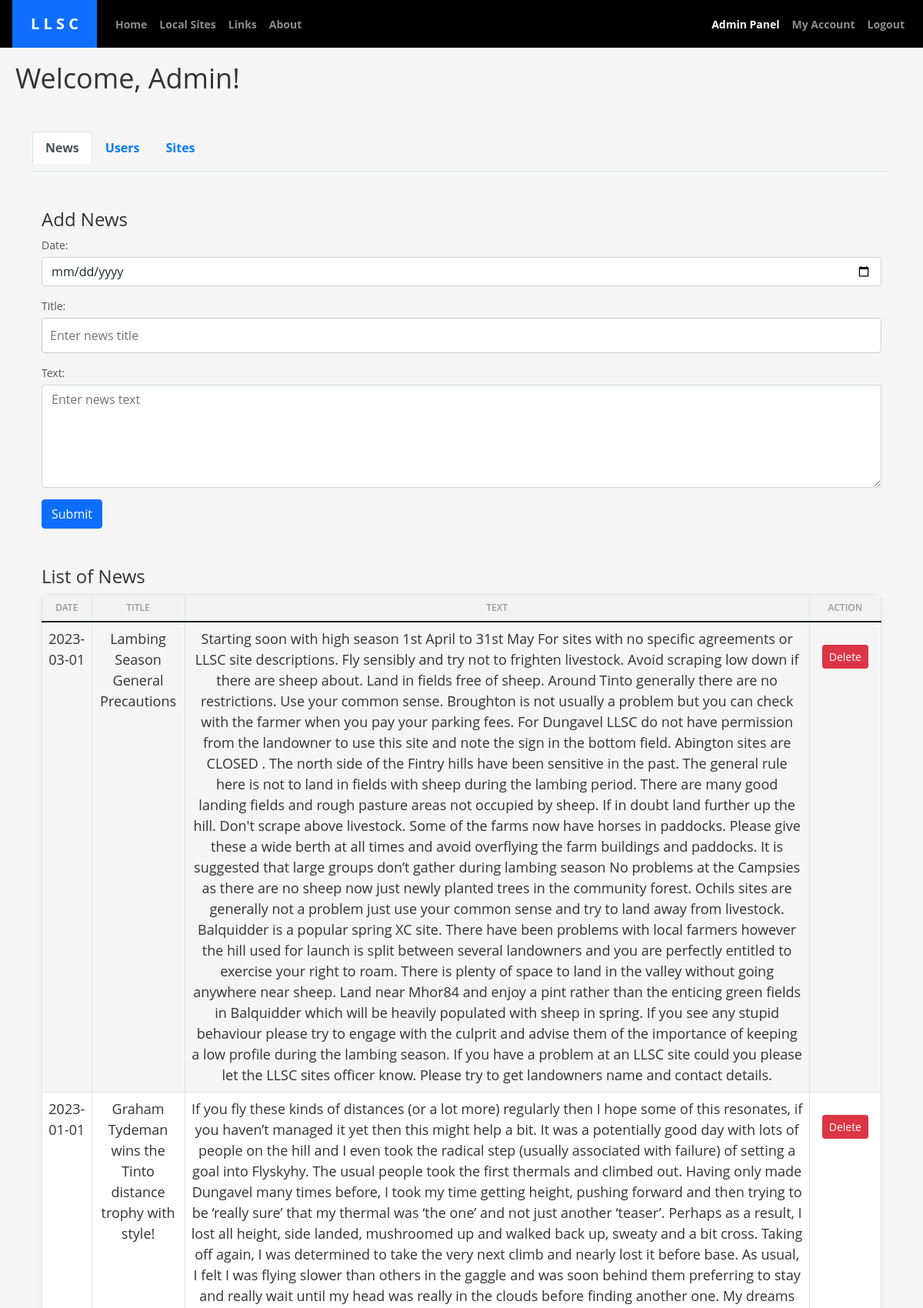
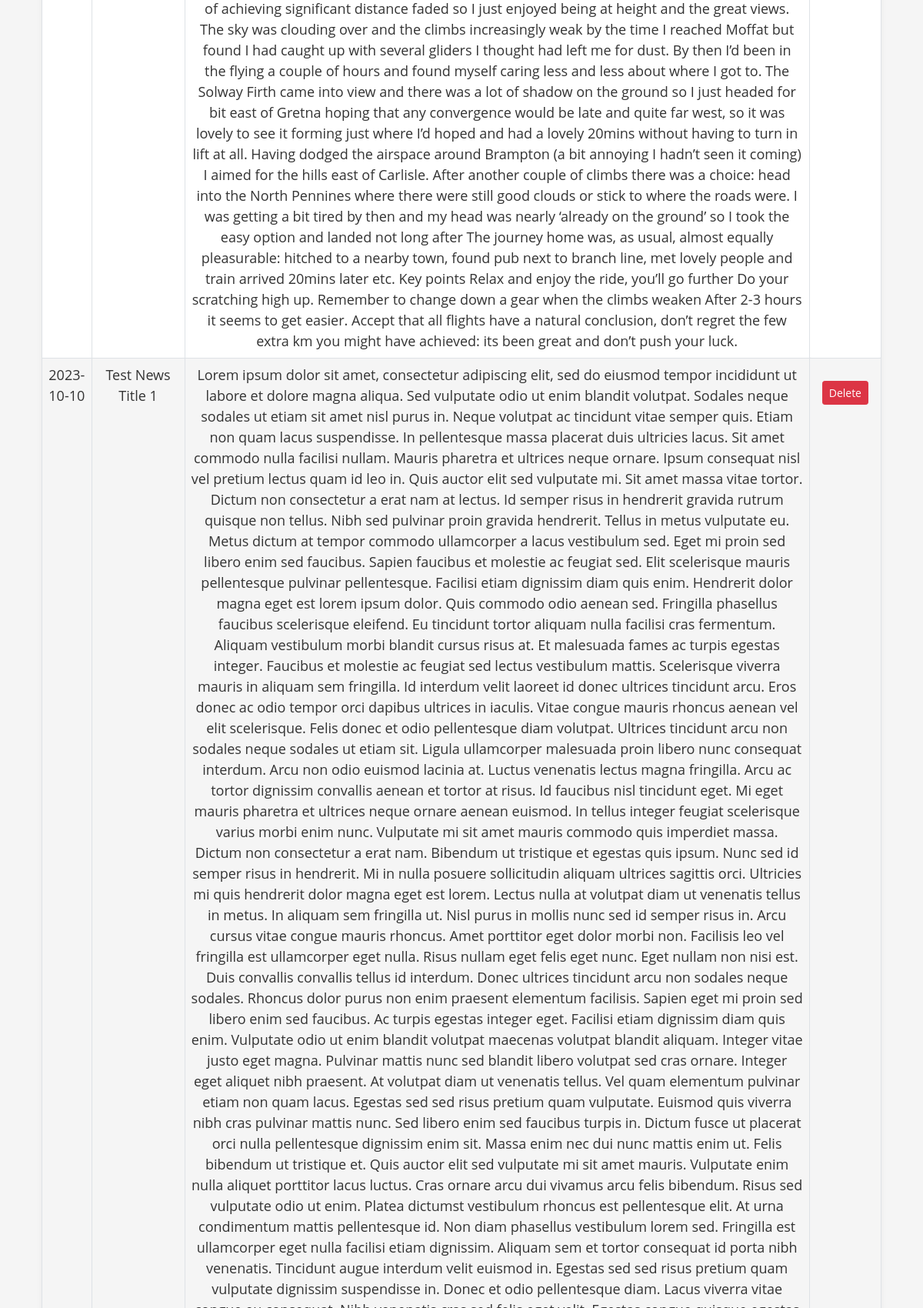
The app's page /admin_panel (signed in, upper part) with its own data (2 pictures, top to bottom).
### tables this page shows
CREATE TABLE news (
    date TEXT,
    title TEXT,
    text TEXT
);

### app.py (the view)
@app.route('/admin_panel')
def admin_panel():
    if 'username' in session:
        username = session['username']
        try:
            conn = sqlite3.connect('mydatabase.db')
            cursor = conn.cursor()
            cursor.execute("SELECT * FROM users")
            users_data = cursor.fetchall()
            news_data = get_news_from_database()
            conn.close()
            if users_data:
                return render_template('admin_panel.html', username=username, users=users_data, news=news_data)
            else:
                flash('No users found in the database.', 'danger')
                return redirect(url_for('index'))
        except sqlite3.Error as e:
            flash('An error occurred while fetching data.', 'danger')
            return redirect(url_for('index'))
    else:
        flash('You must be logged in to access this page.', 'danger')
        return redirect(url_for('login'))

### app.py (called while the page is built)
def get_news_from_database():
    try:
        conn = sqlite3.connect('mydatabase.db')
        cursor = conn.cursor()
        cursor.execute("SELECT date, title, text FROM news")
        news_data = cursor.fetchall()
        conn.close()
        return news_data
    except sqlite3.Error as e:
        return []

### templates/admin_panel.html (shortened to what this page needs)
<!DOCTYPE html>
<html lang="hu">
   <head>
      <link rel="stylesheet" href="https://cdn.jsdelivr.net/npm/bootstrap@5.1.3/dist/css/bootstrap.min.css" />
      <link rel="stylesheet" href="https://cdnjs.cloudflare.com/ajax/libs/tempusdominus-bootstrap-4/5.39.0/css/tempusdominus-bootstrap-4.min.css"
 />
      <link rel="stylesheet" href="{{ url_for('static', filename='style.css') }}">
      <link rel="stylesheet" href="https://unpkg.com/leaflet@1.9.3/dist/leaflet.css" />
   </head>
   <div class="container-xl main">
      <nav class="navbar navbar-expand-lg navbar-dark bg-dark fixed-top p-0">
         <a class="navbar-brand bg-primary px-4 py-3" href="{{ url_for('index') }}">
         L L S C
         </a>
         <div class="collapse navbar-collapse" id="navbarSupportedContent">
            <ul class="navbar-nav border-top border-lg-0">
               <li class="nav-item">
                  <a class="nav-link px-4 px-lg-2 py-3" href="{{ url_for('index') }}">Home </a>
               </li>
               <li class="nav-item">
                  <a class="nav-link px-4 px-lg-2 py-3" href="{{ url_for('sites') }}">Local Sites</a>
               </li>
               <li class="nav-item">
                  <a class="nav-link px-4 px-lg-2 py-3" href="{{ url_for('links') }}">Links</a>
               </li>
               <li class="nav-item">
                  <a class="nav-link px-4 px-lg-2 py-3" href="{{ url_for('about') }}">About</a>
               </li>
            </ul>
            <ul class="navbar-nav ms-auto me-0 me-lg-3 border-top border-lg-0">
               {% if 'admin' in session and session['admin'] == 'yes' %}
               <li class="nav-item">
                  <a class="nav-link px-4 px-lg-2 py-3 active" aria-current="page" href="{{ url_for('admin_panel') }}">Admin Panel</a>
               </li>
               {% endif %}
               {% if 'username' in session %}
               <li class="nav-item">
                  <a class="nav-link px-4 px-lg-2 py-3" href="{{ url_for('myaccount') }}">My Account</a>
               </li>
               <li class="nav-item">
                  <a class="nav-link px-4 px-lg-2 py-3" href="{{ url_for('logout') }}">Logout</a>
               </li>
               {% endif %}
            </ul>
         </div>
      </nav>
   </div>
   <body class="content">
      {% if 'admin' in session and session['admin'] == 'yes' %}
      <div class="admin-panel-content">
         <h1>Welcome, Admin!</h1>
         <div class="container mt-5">
            <ul class="nav nav-tabs" id="myTabs" role="tablist">
               <li class="nav-item" role="presentation">
                  <a class="nav-link active" id="news-tab" data-bs-toggle="tab" href="#news" role="tab" aria-controls="news" aria-selected="true">News</a>
               </li>
               <li class="nav-item" role="presentation">
                  <a class="nav-link" id="users-tab" data-bs-toggle="tab" href="#users" role="tab" aria-controls="users" aria-selected="false">Users</a>
               </li>
               <li class="nav-item" role="presentation">
                  <a class="nav-link" id="sites-tab" data-bs-toggle="tab" href="#sites" role="tab" aria-controls="sites" aria-selected="false">Sites</a>
               </li>
            </ul>
            <div class="tab-content mt-3" id="myTabContent">
               <div class="tab-pane fade show active" id="news" role="tabpanel" aria-labelledby="news-tab">
                  <div class="container mt-5">
                     <h3>Add News</h3>
                     <form method="POST" action="/add_news">
                        <div class="form-group">
                           <label for="date">Date:</label>
                           <input type="date" class="form-control" id="date" name="date" required>
                        </div>
                        <div class="form-group">
                           <label for="title">Title:</label>
                           <input type="text" class="form-control" id="title" name="title" placeholder="Enter news title" required>
                        </div>
                        <div class="form-group">
                           <label for="text">Text:</label>
                           <textarea class="form-control" id="text" name="text" placeholder="Enter news text" rows="5" required></textarea>
                        </div>
                        <button type="submit" class="btn btn-primary">Submit</button>
                     </form>
                  </div>
                  <div class="container mt-5">
                     <h3>List of News</h3>
                     <table class="table table-bordered">
                        <thead>
                           <tr>
                              <th>Date</th>
                              <th>Title</th>
                              <th>Text</th>
                              <th>Action</th>
                           </tr>
                        </thead>
                        <tbody>
                           {% for news_item in news %}
                           <tr>
                              <td>{{ news_item[0].split(' ')[0] }}</td>
                              <td>{{ news_item[1] }}</td>
                              <td>{{ news_item[2] }}</td>
                              <td>
                                 <form action="/delete_news" method="POST">
                                    <button type="button" class="btn btn-danger btn-sm" onclick="confirmDelete('{{ news_item[1] }}')">Delete</button>
                                 </form>
                              </td>
                           </tr>
                           {% endfor %}
                        </tbody>
                     </table>
                  </div>
               </div>
            </div>
         </div>
      </div>
      {% endif %}
   </body>
</html>

### static/style.css (style rules this page uses)
.navbar-brand { margin-left: 1rem; }
body { font-family: "Open Sans", sans-serif; font-size: 14px; background-color: #f7f7f7; margin: 0; padding: 0; height: 100%; }
h1 { font-size: 36px; color: #333; }
table { margin: 0 auto; border-collapse: collapse; border-radius: 8px; overflow: hidden; box-shadow: 0 4px 8px rgba(0, 0, 0, 0.05); }
thead { background-color: #f2f2f2; }
th, td { padding: 16px; text-align: center; }
th { text-transform: uppercase; font-size: 12px; font-weight: 600; color: #999; }
td { font-size: 18px; font-weight: 500; color: #333; }
tr:nth-child(even) { background-color: #fff; }
td:last-child { font-size: 14px; font-weight: 600; }
td:last-child:not(:empty) { padding: 8px 16px; border-radius: 4px; }
td:last-child:not(:empty):before { content: ""; display: inline-block; width: 8px; height: 8px; border-radius: 50%; margin-right: 8px; }
a { color: #0077ff; text-decoration: none; font-weight: bold; transition: all 0.3s ease-in-out; }
.main { padding-top: 30px; }
.form-group { margin-bottom: 15px; }
label { display: block; margin-bottom: 5px; color: #555; }
input[type="text"], input[type="password"] { width: 100%; padding: 10px; border: 1px solid #ccc; border-radius: 5px; }
button { background-color: #0077ff; color: #fff; border: none; border-radius: 5px; padding: 10px 20px; cursor: pointer; transition: background-color 0.3s; }
input[type="text"], input[type="password"], input[type="email"], select { width: 100%; padding: 10px; border: 1px solid #ccc; border-radius: 5px; }
.bg-dark { background-color: Black !important; }
@media (min-width: 992px) { .border-lg-0 { border: none !important; } }
.links-container, .about-container, .admin-panel-content { background-color: #f5f5f5; padding: 20px; padding-top: 50px; }
.links-container h3, .about-container h3, .admin-panel-content h3 { color: #333; font-size: 1.5rem; margin-top: 10px; }
.links-container ul, .about-container ul, .admin-panel-content ul { list-style: none; padding: 0; margin: 0; }
.links-container li, .about-container li, .admin-panel-content li { margin-bottom: 10px; font-size: 1rem; line-height: 1.5; }
.links-container a, .about-container a, .admin-panel-content a { color: #007bff; text-decoration: none; transition: color 0.3s; }

### records on screen
news: date "2023-03-01", title "Lambing Season General Precautions", text "Starting soon with high season 1st April to 31st May For sites with no specific agreements or LLSC site descriptions. Fly sensibly and try not to frighten livestock. Avoid scraping low down if there are sheep about. Land in fields free of sheep. Around Tinto generally there are no restrictions. Use your common sense. Broughton is not usually a problem but you can check with the farmer when you pay your parking fees. For Dungavel LLSC do not have permission from the landowner to use this site and note the sign in the bottom field. Abington sites are CLOSED . The north side of the Fintry hills have been sensitive in the past. The general rule here is not to land in fields with sheep during…"
news: date "2023-01-01", title "Graham Tydeman wins the Tinto distance trophy with style!", text "If you fly these kinds of distances (or a lot more) regularly then I hope some of this resonates, if you haven’t managed it yet then this might help a bit. It was a potentially good day with lots of people on the hill and I even took the radical step (usually associated with failure) of setting a goal into Flyskyhy. The usual people took the first thermals and climbed out. Having only made Dungavel many times before, I took my time getting height, pushing forward and then trying to be ‘really sure’ that my thermal was ‘the one’ and not just another ‘teaser’. Perhaps as a result, I lost all height, side landed, mushroomed up and walked back up, sweaty and a bit cross. Taking off again, I was…"
news: date "2023-10-10", title "Test News Title 1"
